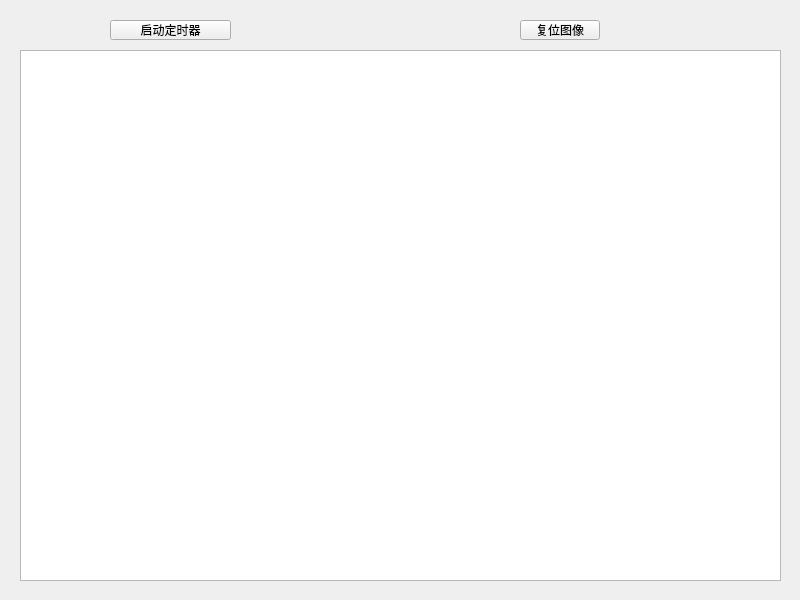
<?xml version="1.0" encoding="UTF-8"?>
<ui version="4.0">
 <class>widget</class>
 <widget class="QWidget" name="widget">
  <property name="geometry">
   <rect>
    <x>0</x>
    <y>0</y>
    <width>800</width>
    <height>600</height>
   </rect>
  </property>
  <property name="windowTitle">
   <string>widget</string>
  </property>
  <widget class="QtCharts::QChartView" name="graphicsView">
   <property name="geometry">
    <rect>
     <x>20</x>
     <y>50</y>
     <width>761</width>
     <height>531</height>
    </rect>
   </property>
  </widget>
  <widget class="QPushButton" name="btnStartAndStop">
   <property name="geometry">
    <rect>
     <x>110</x>
     <y>20</y>
     <width>121</width>
     <height>20</height>
    </rect>
   </property>
   <property name="text">
    <string>启动定时器</string>
   </property>
  </widget>
  <widget class="QPushButton" name="btnReset">
   <property name="geometry">
    <rect>
     <x>520</x>
     <y>20</y>
     <width>80</width>
     <height>20</height>
    </rect>
   </property>
   <property name="text">
    <string>复位图像</string>
   </property>
  </widget>
 </widget>
 <customwidgets>
  <customwidget>
   <class>QtCharts::QChartView</class>
   <extends>QGraphicsView</extends>
   <header>qchartview.h</header>
  </customwidget>
 </customwidgets>
 <resources/>
 <connections/>
</ui>
